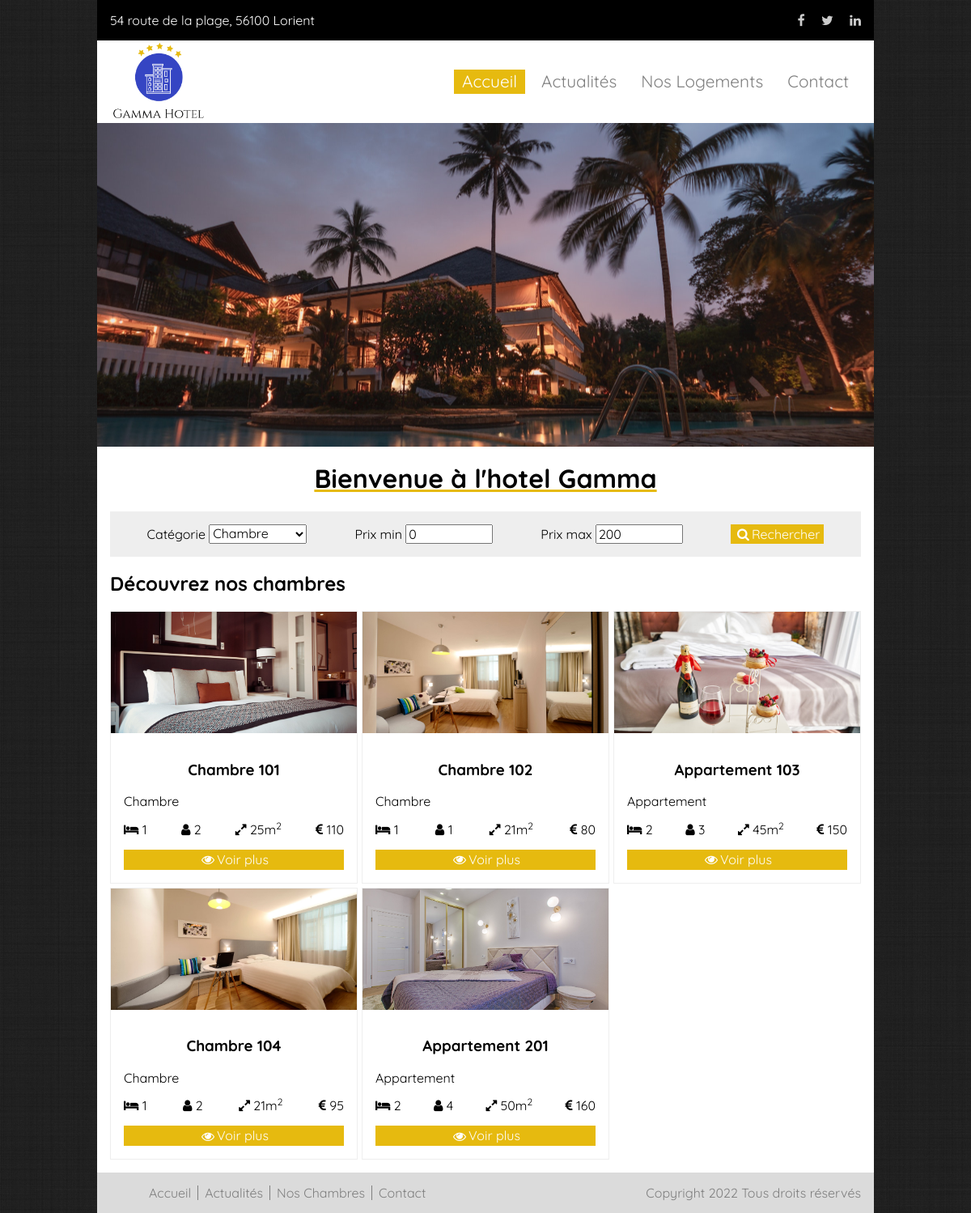
The page / on the database its author committed.
### tables this page shows
CREATE TABLE IF NOT EXISTS `room` (
                                                    `id` BIGINT NOT NULL AUTO_INCREMENT,
                                                    `name` VARCHAR(255) NOT NULL,
                                                    `picture` VARCHAR(255) NOT NULL,
                                                    `description` TEXT NOT NULL,
                                                    `nb_beds` TINYINT UNSIGNED NOT NULL,
                                                    `nb_persons` TINYINT UNSIGNED NOT NULL,
                                                    `size` TINYINT UNSIGNED NOT NULL,
                                                    `price` DECIMAL(10,2) NOT NULL,
                                                    `category_id` BIGINT NOT NULL,
                                                    PRIMARY KEY (`id`),
                                                    INDEX `fk_room_category1_idx` (`category_id` ASC),
                                                    CONSTRAINT `fk_room_category1`
                                                        FOREIGN KEY (`category_id`)
                                                            REFERENCES `category` (`id`)
                                                            ON DELETE NO ACTION
                                                            ON UPDATE NO ACTION);

CREATE TABLE IF NOT EXISTS `category` (
                                                        `id` BIGINT NOT NULL AUTO_INCREMENT,
                                                        `name` VARCHAR(255) NOT NULL,
                                                        PRIMARY KEY (`id`));

### database.php (called while the page is built, shortened)
<?php
require_once 'class/Room.php';
require_once 'class/Category.php';
try{
    $connection = new PDO('mysql:host=' . DB_HOST . ';dbname=' . DB_NAME,  DB_USER , DB_PASS, [
        PDO::ATTR_ERRMODE => PDO::ERRMODE_EXCEPTION,
        PDO::ATTR_EMULATE_PREPARES => false
    ]);
} catch (PDOException $exception){
    echo "Erreur de connection a la base de données";
    die;
}
function getAllRooms() {
    global $connection;
    $query = "
        SELECT
            room.id,
            room.name,
            room.picture,
            room.description,
            room.nb_beds AS nbBeds,
            room.nb_persons AS nbPersons,
            room.size,
            room.price,
            room.category_id,
            category.name AS category_name
        FROM room
        INNER JOIN category ON room.category_id = category.id;
    ";
    $stmt = $connection->prepare($query);
    $stmt->execute();
    $rooms = $stmt->fetchAll(PDO::FETCH_CLASS, Room::class);
    foreach ($rooms as $room) {
        $category = new Category();
    }
    return $rooms;
}

### class/Room.php (called while the page is built, shortened)
<?php
class Room
{
    private int $id;
    private string $name;
    private string $picture;
    private int $nbBeds;
    private int $nbPersons;
    private int $size;
    private float $price;
    private Category $category;
    public function getId(): int
    {
        return $this->id;
    }
    public function getName(): string
    {
        return $this->name;
    }
    public function getPicture(): string
    {
        return $this->picture;
    }
    public function getNbBeds(): int
    {
        return $this->nbBeds;
    }
    public function getNbPersons(): int
    {
        return $this->nbPersons;
    }
    public function getSize(): int
    {
        return $this->size;
    }
    public function getPrice(): float
    {
        return $this->price;
    }
    public function getCategory(): Category
    {
        return $this->category;
    }
    public function setCategory(Category $category): void
    {
        $this->category = $category;
    }
}

### class/Category.php (called while the page is built, shortened)
<?php
class Category
{
    private string $name;
    public function getName(): string
    {
        return $this->name;
    }
    public function setName(string $name): void
    {
        $this->name = $name;
    }
}

### index.php (the view, shortened to what this page needs)
<?php
require_once 'database.php';
$rooms = getAllRooms();
require_once 'layout/header.php';
?>
<section class="page-header home-header container">
    <img src="images/home-header-bg.jpg" class="img-responsive" alt="Gamma Hotel">
</section>
<section class="container home-content">
    <h1>Bienvenue à l'hotel Gamma</h1>
    <form class="form-search">
        <div class="form-group">
            <label for="search-category">Catégorie</label>
            <select name="category_id" id="search-category">
                <option>Chambre</option>
            </select>
        </div>
        <div class="form-group">
            <label for="search-price-from">Prix min</label>
            <input type="number" id="search-price-from" min="0" value="0">
        </div>
        <div class="form-group">
            <label for="search-price-to">Prix max</label>
            <input type="number" id="search-price-to" min="0" value="200">
        </div>
        <button type="submit" class="button button-primary">
            <i class="fa fa-search"></i>
            Rechercher
        </button>
    </form>
    <h2>Découvrez nos chambres</h2>
    <div class="grid grid-rooms">
      <?php foreach ($rooms as $room) : ?>
        <article>
          <header>
            <img src="uploads/<?= $room->getPicture(); ?>" class="img-responsive" alt="<?= $room->getName(); ?>">
          </header>
          <footer>
            <h3><?= $room->getName(); ?></h3>
            <p><?= $room->getCategory()->getName() ?></p>
            <ul class="room-features">
              <li><i class="fa fa-bed"></i> <?= $room->getNbBeds(); ?></li>
              <li><i class="fa fa-user"></i> <?= $room->getNbPersons(); ?></li>
              <li><i class="fa fa-expand"></i> <?= $room->getSize(); ?>m<sup>2</sup></li>
              <li><i class="fa fa-euro"></i> <?= $room->getPrice(); ?></li>
            </ul>
            <a href="room.php?id=<?= $room->getId(); ?>" class="button button-primary">
              <i class="fa fa-eye"></i>
              Voir plus
            </a>
          </footer>
        </article>
      <?php endforeach; ?>
    </div>
</section>
<?php require_once 'layout/header.php'; ?>
<?php require_once 'layout/footer.php'; ?>

### layout/header.php (shortened to what this page needs)
<!DOCTYPE html>
<html lang="fr">
<head>
    <link rel="stylesheet" href="font-awesome/css/font-awesome.min.css">
    <link rel="stylesheet" href="css/normalize.css">
    <link rel="stylesheet" href="css/style.css">
</head>
<body>
<header class="header-main">
    <div class="top-navigation container">
        <div class="address">54 route de la plage, 56100 Lorient</div>
        <nav class="nav-social">
            <ul>
                <li>
                    <a href="#"><span class="fa fa-facebook"></span></a>
                    <a href="#"><span class="fa fa-twitter"></span></a>
                    <a href="#"><span class="fa fa-linkedin"></span></a>
                </li>
            </ul>
        </nav>
    </div>
    <div class="main-navigation container">
        <a href="index.php">
            <img src="images/logo.png" class="logo" alt="Gamma Hotel">
        </a>
        <nav>
            <ul>
                <li>
                    <a href="index.php" class="active">Accueil</a>
                </li>
                <li>
                    <a href="#">Actualités</a>
                </li>
                <li>
                    <a href="#">Nos Logements</a>
                </li>
                <li>
                    <a href="#">Contact</a>
                </li>
            </ul>
        </nav>
    </div>
</header>

### layout/footer.php (shortened to what this page needs)
<footer class="footer-container container">
    <div class="footer-main">
        <ul class="footer-nav">
            <li><a href="index.php">Accueil</a></li>
            <li><a href="#">Actualités</a></li>
            <li><a href="#">Nos Chambres</a></li>
            <li><a href="#">Contact</a></li>
        </ul>
        <p>Copyright <?php echo utf8_encode(strftime('%Y')); ?> Tous droits réservés</p>
    </div>
</footer>
</body>
</html>

### css/style.css (style rules this page uses)
body { margin: 0; background-image: url("../images/bg-pattern.png"); font-family: 'Quicksand', sans-serif; }
section, article { overflow: auto; }
h1 { text-align: center; text-decoration: underline; text-decoration-color: #e6ba0f; }
.button { display: flex; align-items: center; justify-content: center; color: white; border: none; text-decoration: none; padding: 3px 5px; cursor: pointer; }
.button.button-primary { background-color: #e6ba0f; }
.button i.fa { margin: 0 3px; }
.container { margin: 0 auto; width: 960px; box-sizing: border-box; padding: 0 1em; }
.img-responsive { display: block; width: 100%; }
.grid { display: grid; grid-template-columns: repeat(3, 1fr); grid-column-gap: 5px; grid-row-gap: 5px; }
ul.room-features { display: flex; justify-content: space-between; list-style-type: none; padding: 0; }
.header-main .top-navigation { background-color: black; color: white; }
.header-main .top-navigation .nav-social ul { list-style-type: none; }
.header-main .top-navigation .nav-social ul li a { color: #ccc; margin-left: 1em; }
.header-main > .container { display: flex; justify-content: space-between; align-items: center; }
.header-main .main-navigation { background-color: white; }
.header-main .main-navigation .logo { width: 120px; }
.header-main .main-navigation nav ul { display: flex; flex-direction: row; list-style-type: none; }
.header-main .main-navigation nav ul li a { font-size: 1.3em; display: flex; align-items: center; justify-content: center; text-decoration: none; margin: 0 5px; padding: 3px 10px; color: #7f7f7f; }
.header-main .main-navigation nav ul li a:hover, .header-main .main-navigation nav ul li a.active { background-color: #e6ba0f; color: white; }
.footer-container { background-color: #dbdbdb; }
.footer-container .footer-main { display: flex; justify-content: space-between; color: #7f7f7f; }
.footer-container .footer-main ul.footer-nav { display: flex; list-style-type: none; }
.footer-container .footer-main ul.footer-nav li:not(:last-child) { border-right: #7f7f7f solid 1px; }
.footer-container .footer-main ul.footer-nav li a { margin: 0 8px; text-decoration: none; color: #7f7f7f; }
.page-header { padding: 0; }
.home-header img { height: 400px; object-fit: cover; }
.home-content { background-color: white; padding-bottom: 1em; }
.home-content .form-search { display: flex; justify-content: space-around; background-color: #eeeeee; padding: 1em; }
.home-content .form-search input[type=number] { width: 100px; }
.grid-rooms article { overflow: hidden; border: #eeeeee 1px solid; }
.grid-rooms article header { overflow: hidden; height: 150px; }
.grid-rooms article header img { transition: transform 0.5s; height: 150px; object-fit: cover; }
.grid-rooms article footer { padding: 1em; }
.grid-rooms article footer h3 { text-align: center; }

### rows shown on the page
room: picture (picture), name "Chambre 101", category.name "Chambre", nb_beds "1", nb_persons "2", size "25", price "110"
room: picture (picture), name "Chambre 102", category.name "Chambre", nb_beds "1", nb_persons "1", size "21", price "80"
room: picture (picture), name "Appartement 103", category.name "Appartement", nb_beds "2", nb_persons "3", size "45", price "150"
room: picture (picture), name "Chambre 104", category.name "Chambre", nb_beds "1", nb_persons "2", size "21", price "95"
room: picture (picture), name "Appartement 201", category.name "Appartement", nb_beds "2", nb_persons "4", size "50", price "160"

### other values the page prints
utf8_encode(strftime('%Y')) "2022"
